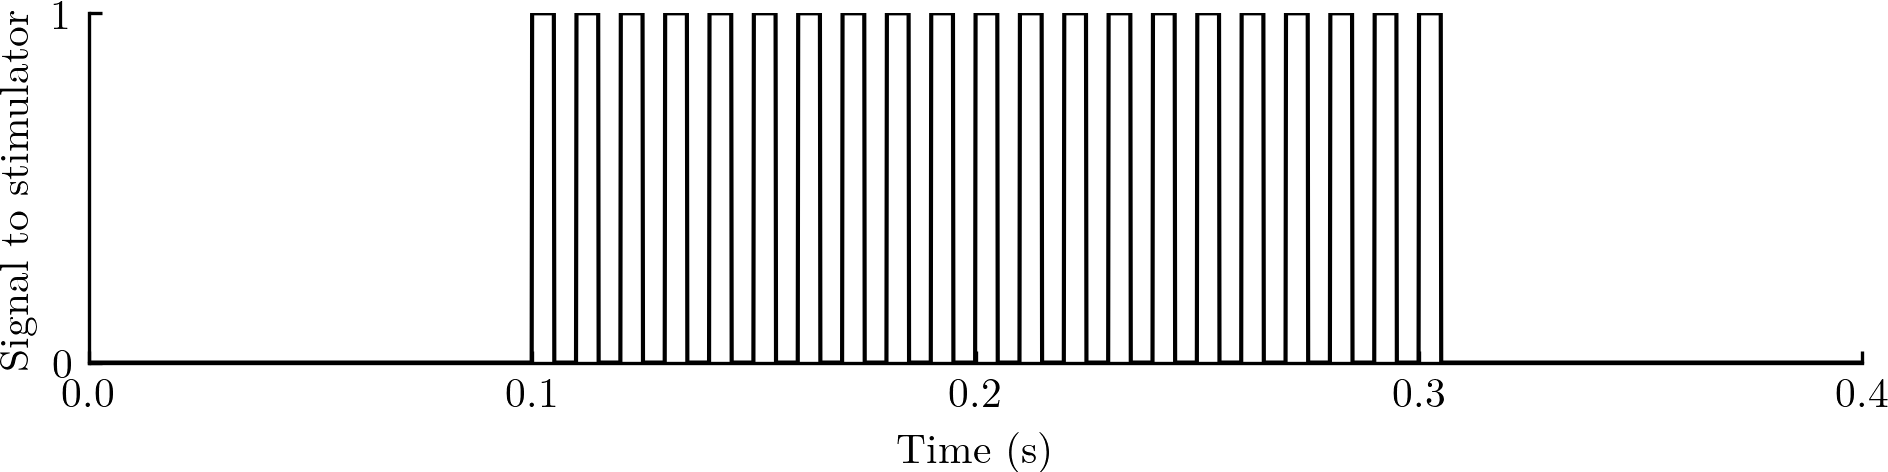

Generate this figure with Python:
# -*- coding: utf-8 -*-
"""
Created on Fri Feb 12 10:25:50 2021

@author: ers670
"""

import numpy as np
import matplotlib.pyplot as plt
from CustFig import FigStyle
customlay = FigStyle(fontname='l',fontsize=10,grid='false')
plt.rcParams.update(plt.rcParamsDefault)
plt.rcParams.update(customlay)

#%%
space = 0; 
fig = plt.figure(figsize=(6.382, 1.66), constrained_layout=True) 
gs = fig.add_gridspec(1, 1, height_ratios=[1])
ax = [fig.add_subplot(gs[i]) for i in range(0,1)]

#%% Subplot 1,1
time = np.linspace(0,0.6,6001)
pi = np.zeros([1000,1]);
ps = np.concatenate((np.ones([50,1]),np.zeros([50,1])));
ps2 = np.concatenate((ps,ps,ps,ps,ps,ps,ps,ps,ps,ps))

stim = np.concatenate((pi,ps2,ps2,ps,np.zeros([2901,1])))
ax[0].plot(time,stim, color="k") 

ax[0].set_xlabel('Time (s)')
ax[0].set_xlim(0,0.4) 
ax[0].set_xticks([0,0.1,0.2,0.3,0.4])
ax[0].set_xticklabels([0.0,0.1,0.2,0.3,0.4])
ax[0].set_ylabel('Signal to stimulator')
ax[0].set_ylim(0,1) 
ax[0].set_yticks([0,1])
ax[0].set_yticklabels([0,1])

plt.show()

fig.savefig("Fig_Sig2DS3.png", dpi=300, bbox_inches="tight", pad_inches=space)
fig.savefig("Fig_Sig2DS3.pdf", dpi=300, bbox_inches="tight", pad_inches=space)
